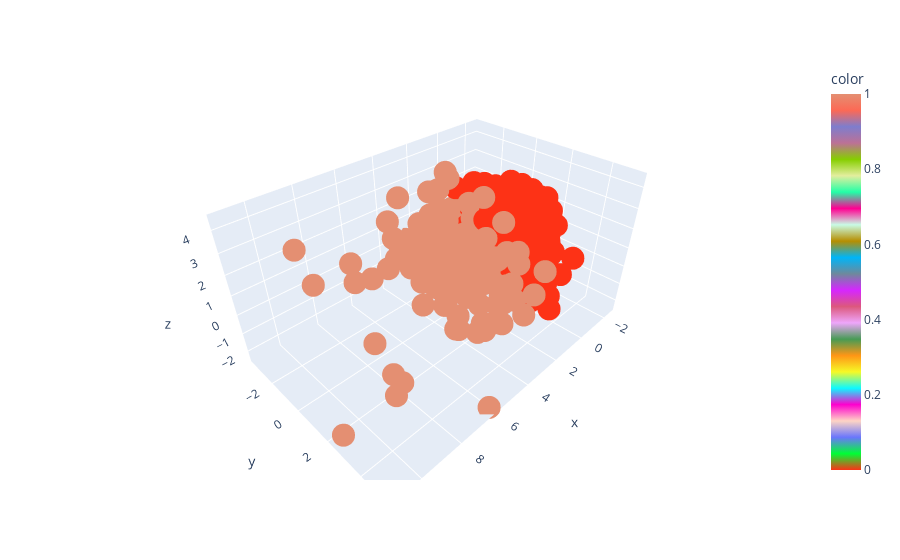

Notebook source saved alongside this figure:
### Code cell
# Define a colorblind-friendly color palette
color_palette = px.colors.qualitative.Light24

# Create the scatter plot with the modified color palette
px.scatter_3d(x=pca_df[:,0], y=pca_df[:,1], z=pca_df[:,2], color=kmeans2.labels_, color_continuous_scale=color_palette)

### Figure 1 — Plotly figure (JSON) as saved in the notebook; plotly's stock layout.template omitted (floating-point values rounded to 4 significant figures; data arrays with more than 128 entries replaced by an {"elided": "..."} marker saying what was removed)
{"data": [{"hovertemplate": "x=%{x}<br>y=%{y}<br>z=%{z}<br>color=%{marker.color}<extra></extra>", "legendgroup": "", "marker": {"color": {"elided": "850 int values"}, "coloraxis": "coloraxis", "symbol": "circle"}, "mode": "markers", "name": "", "scene": "scene", "showlegend": false, "type": "scatter3d", "x": {"elided": "850 float values"}, "y": {"elided": "850 float values"}, "z": {"elided": "850 float values"}}], "layout": {"coloraxis": {"colorbar": {"title": {"text": "color"}}, "colorscale": [[0, "#FD3216"], [0.04348, "#00FE35"], [0.08696, "#6A76FC"], [0.1304, "#FED4C4"], [0.1739, "#FE00CE"], [0.2174, "#0DF9FF"], [0.2609, "#F6F926"], [0.3043, "#FF9616"], [0.3478, "#479B55"], [0.3913, "#EEA6FB"], [0.4348, "#DC587D"], [0.4783, "#D626FF"], [0.5217, "#6E899C"], [0.5652, "#00B5F7"], [0.6087, "#B68E00"], [0.6522, "#C9FBE5"], [0.6957, "#FF0092"], [0.7391, "#22FFA7"], [0.7826, "#E3EE9E"], [0.8261, "#86CE00"], [0.8696, "#BC7196"], [0.913, "#7E7DCD"], [0.9565, "#FC6955"], [1, "#E48F72"]]}, "legend": {"tracegroupgap": 0}, "margin": {"t": 60}, "scene": {"domain": {"x": [0, 1], "y": [0, 1]}, "xaxis": {"title": {"text": "x"}}, "yaxis": {"title": {"text": "y"}}, "zaxis": {"title": {"text": "z"}}}}}
